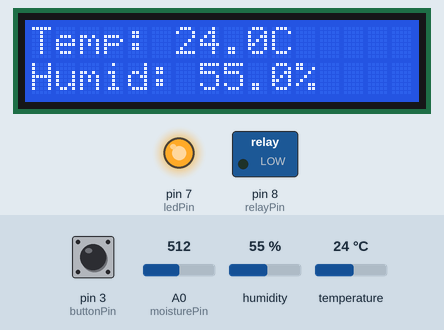
This sketch was run on a simulated Arduino Uno, built with avr-gcc and run on an emulated ATmega328P. On the bench: 16×2 character LCD, switched loads named in the sketch (green lamp = pin HIGH), output pins drawn as LEDs (lit = HIGH). Inputs (shaded band) come from the test bench; at power-on: pin 3 (buttonPin) HIGH, A0 (moisturePin) = 512, humidity 55 %, temperature 24 °C. What the sketch prints to the serial monitor is not drawn.

Above: at 1.2 s.
1.3 s: pin 3 (buttonPin) pulled LOW for 2.4 s
At 2.6 s:
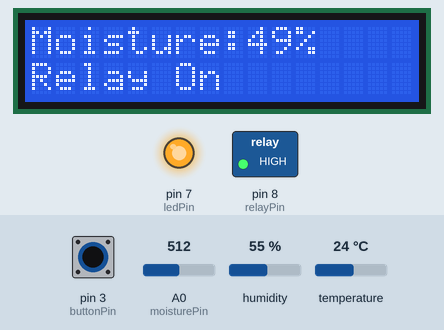
8.6 s: A0 (moisturePin) set to 501
At 11.7 s:
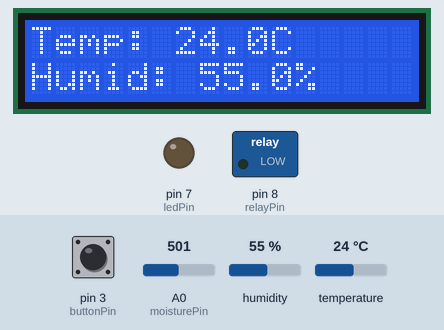
12.7 s: pin 3 (buttonPin) pulled LOW for 2.4 s
At 19.2 s:
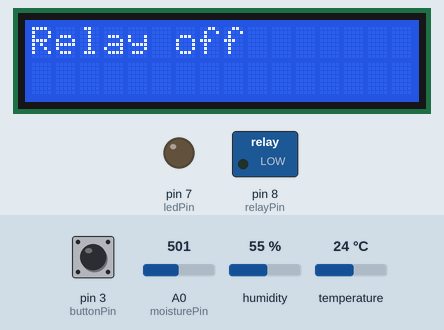
19.7 s: humidity set to 22 %
At 22.9 s:
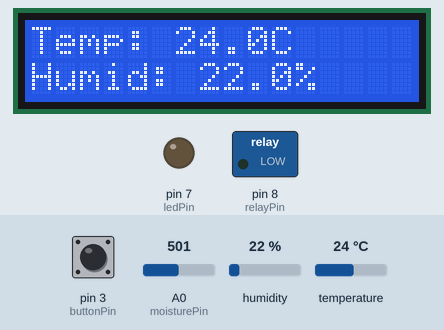
23.8 s: temperature set to 12 °C
At 25.1 s:
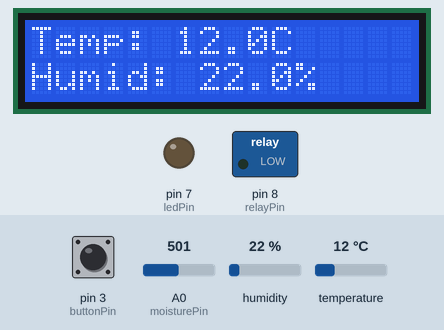
26.5 s: humidity set to 40 %
At 29.5 s:
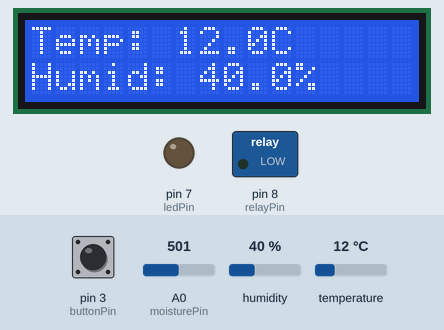
Timing chart, 0 to 30.9 s (numbered marks = the images above; inputs shaded):
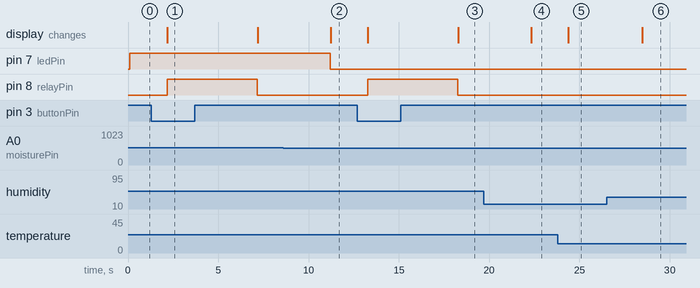

Measured:
- the behaviour switches between 512 and 511 on A0 (moisturePin) (found by bisection; images 1 and 2)
- after the input at 1.3 s, pin 8 (relayPin): LOW → HIGH after 0.86 s, → LOW 5.0 s later; the display: changes after 0.86 s (image 1)
- after the input at 8.6 s, pin 7 (ledPin): HIGH → LOW after 2.6 s
- after the input at 12.7 s, pin 8 (relayPin): LOW → HIGH after 0.57 s, → LOW 5.0 s later; the display: first changes after 0.57 s (image 3 shows a later state)
- after the input at 19.7 s, the display: changes after 2.6 s (image 4)
- after the input at 23.8 s, the display: changes after 0.59 s (image 5)
- after the input at 26.5 s, the display: changes after 2.0 s (image 6)

The sketch:

moisesensordht11lcdscreenrelay.ino
```cpp
#include <Wire.h>
#include <LiquidCrystal_I2C.h>
#include <DHT.h>

#define DHTPIN 2
#define DHTTYPE DHT11

LiquidCrystal_I2C lcd(0x27, 16, 2);
DHT dht(DHTPIN, DHTTYPE);

// Pins for each component
const int moisturePin = A0;
const int ledPin = 7;
const int buttonPin = 3;
const int relayPin = 8;
const int dhtPin = 2;

volatile bool interrupt = false;

void setup() {
  Serial.begin(9600);
  lcd.init();
  lcd.backlight();
  dht.begin();

  pinMode(ledPin, OUTPUT);
  pinMode(relayPin, OUTPUT);
  pinMode(buttonPin, INPUT_PULLUP);

  //Interrupt code with button
  attachInterrupt(digitalPinToInterrupt(buttonPin), changetext, FALLING);
}

void loop() {
  // Read DHT11 temperature and humidity
  float humidity = dht.readHumidity();
  float temperature = dht.readTemperature();

  // Read soil moisture
  int sensorValue = analogRead(moisturePin);
  int moisturePercent = map(sensorValue, 1023, 0, 0, 100);

  // LED lights up when soil is dry which below 50%.LED turns off when soil is moist which is above 50%
  if (moisturePercent < 50) {
    digitalWrite(ledPin, HIGH);
  } else {
    digitalWrite(ledPin, LOW);
  }

  // Click button for interrupt. The interrupt will change display content on LCD screen to moisture percentage and status of relay
  if (interrupt) {
    Serial.println("Interrupt");

    lcd.clear();
    lcd.setCursor(0, 0);
    lcd.print("Moisture:");
    lcd.print(moisturePercent);
    lcd.print("%");
    lcd.setCursor(0,1);
    lcd.print("Relay On");

    //Relay turns on for 5 seconds to simulate watering
    digitalWrite(relayPin, HIGH);
    delay(5000);
    digitalWrite(relayPin, LOW);
    lcd.clear();
    lcd.setCursor(0,0);
    lcd.print("Relay off");

    delay(2000);

    interrupt = false;
  } else {
    // Code if DHT11 can't work
    lcd.clear();
    if (isnan(humidity) || isnan(temperature)) {
      lcd.setCursor(0, 0);
      lcd.print("DHT11 Error");
      Serial.println("Failed to read DHT");
    } else {
      // Displays temperature and humidity only
      lcd.setCursor(0, 0);
      lcd.print("Temp: ");
      lcd.print(temperature, 1);
      lcd.print("C");

      lcd.setCursor(0, 1);
      lcd.print("Humid: ");
      lcd.print(humidity, 1);
      lcd.print("%");

      Serial.print("Temperature: ");
      Serial.print(temperature);
      Serial.print(" C, Humidity: ");
      Serial.print(humidity);
      Serial.println("%");
    }
  }

  delay(2000);
}

void changetext() {
  delay(2000);
  interrupt = true;
}
```
